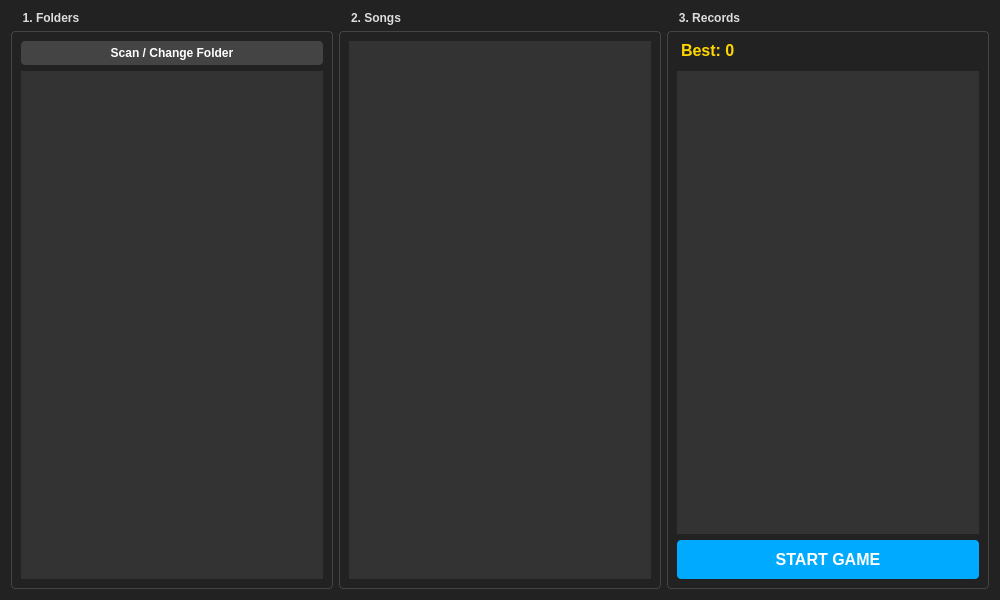
<?xml version="1.0" encoding="UTF-8"?>
<ui version="4.0">
 <class>SongSelectWindow</class>
 <widget class="QDialog" name="SongSelectWindow">
  <property name="geometry">
   <rect>
    <x>0</x>
    <y>0</y>
    <width>1000</width>
    <height>600</height>
   </rect>
  </property>
  <property name="windowTitle">
   <string>Select Song</string>
  </property>
  <property name="styleSheet">
   <string notr="true">QDialog { background-color: #222; color: white; }
QGroupBox { border: 1px solid #444; border-radius: 4px; margin-top: 20px; font-weight: bold; color: #ddd; }
QGroupBox::title { subcontrol-origin: margin; left: 10px; top: 0px; }
QListWidget { background-color: #333; border: none; color: white; font-size: 14px; }
QListWidget::item { padding: 5px; }
QListWidget::item:selected { background-color: #00AAFF; color: white; }
QTableWidget { background-color: #333; gridline-color: #444; color: white; border: none; }
QHeaderView::section { background-color: #444; color: white; padding: 4px; border: 1px solid #555; }
QPushButton { background-color: #00AAFF; color: white; border-radius: 4px; padding: 10px; font-weight: bold; font-size: 16px; }
QPushButton:hover { background-color: #0088CC; }
QPushButton:pressed { background-color: #006699; }</string>
  </property>
  <layout class="QHBoxLayout" name="horizontalLayout">
   <item>
    <widget class="QGroupBox" name="groupFolders">
     <property name="title">
      <string>1. Folders</string>
     </property>
     <layout class="QVBoxLayout" name="verticalLayout_1">
      <item>
       <widget class="QPushButton" name="btnScan">
        <property name="text">
         <string>Scan / Change Folder</string>
        </property>
        <property name="styleSheet">
         <string notr="true">background-color: #444; font-size: 12px; padding: 5px;</string>
        </property>
       </widget>
      </item>
      <item>
       <widget class="QListWidget" name="listFolders"/>
      </item>
     </layout>
    </widget>
   </item>
   <item>
    <widget class="QGroupBox" name="groupSongs">
     <property name="title">
      <string>2. Songs</string>
     </property>
     <layout class="QVBoxLayout" name="verticalLayout_2">
      <item>
       <widget class="QListWidget" name="listSongs"/>
      </item>
     </layout>
    </widget>
   </item>
   <item>
    <widget class="QGroupBox" name="groupScore">
     <property name="title">
      <string>3. Records</string>
     </property>
     <layout class="QVBoxLayout" name="verticalLayout_3">
      <item>
       <widget class="QLabel" name="lblBestScore">
        <property name="styleSheet">
         <string notr="true">font-size: 16px; color: gold; font-weight: bold; margin-bottom: 5px;</string>
        </property>
        <property name="text">
         <string>Best: 0</string>
        </property>
       </widget>
      </item>
      <item>
       <widget class="QTableWidget" name="tableHistory">
        <property name="selectionMode">
         <enum>QAbstractItemView::SingleSelection</enum>
        </property>
        <property name="selectionBehavior">
         <enum>QAbstractItemView::SelectRows</enum>
        </property>
       </widget>
      </item>
      <item>
       <widget class="QPushButton" name="btnPlay">
        <property name="text">
         <string>START GAME</string>
        </property>
       </widget>
      </item>
     </layout>
    </widget>
   </item>
  </layout>
 </widget>
 <resources/>
 <connections/>
</ui>
